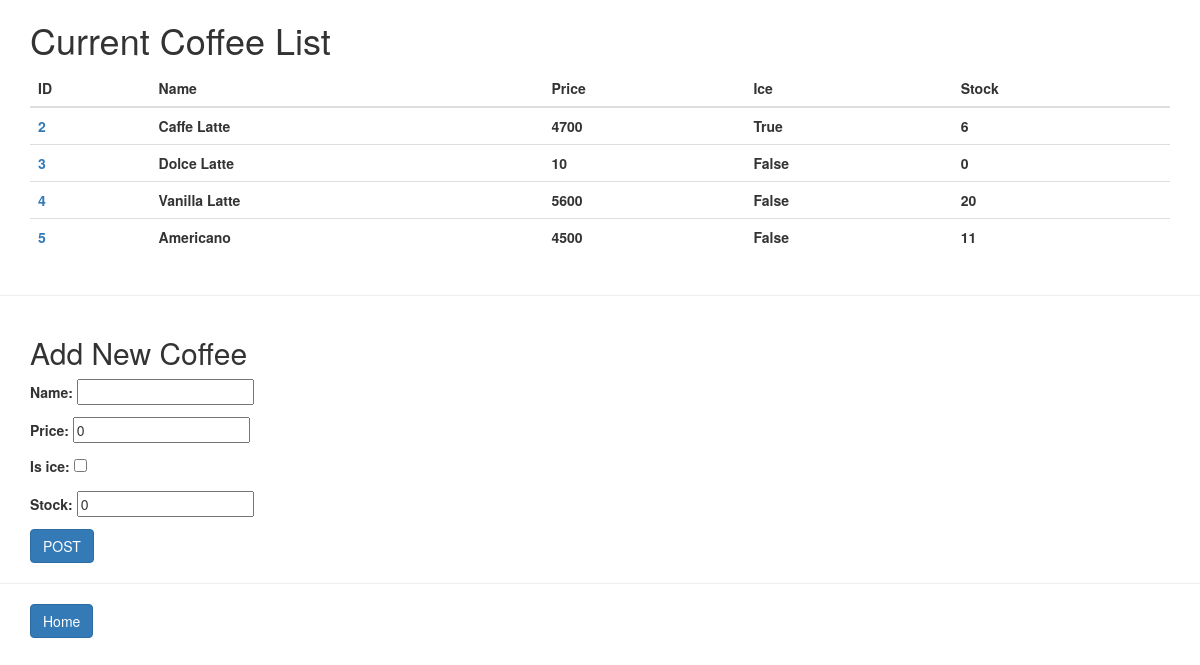
The app's page /coffees/ with its own data.
### stock/models.py (models this page shows, shortened)
class Coffee(models.Model):
    cid = models.AutoField(primary_key=True)
    name = models.CharField(default="", max_length=30, unique=True)
    price = models.IntegerField(default=0)
    is_ice = models.BooleanField(default=False)
    stock = models.IntegerField(default=0)

### stock/views.py (the view)
# urls.py: path('coffees/', coffee_view),
def coffee_view(request, pk=None):
    if pk:
        try:
            coffee = Coffee.objects.get(cid=pk)
        except Exception as err:
            return HttpResponse(f"Coffee ID '{pk}' does not exist!")
        method = request.POST.get('_method', '')
        print(method)
        if method == 'PUT':
            put_form = CoffeeForm(request.POST)
            print(put_form.is_valid())
            coffee.name = put_form['name'].value()
            coffee.price = put_form['price'].value()
            coffee.is_ice = put_form['is_ice'].value()
            coffee.stock = put_form['stock'].value()
            coffee.save()
            return redirect('/coffees')
        elif method == 'DELETE':
            coffee.delete()
            return redirect('/coffees')
        coffee_all = [coffee]
        put_form = CoffeeForm()
        return render(request, 'coffee.html', {
        "coffee_list" : coffee_all,
        "coffee_put" : put_form,
        "pk":pk
        })
    else:
        coffee_all = Coffee.objects.all()
        if request.method == 'POST':
            post_form = CoffeeForm(request.POST)
            if post_form.is_valid():
                post_form.save()
            return redirect('/coffees')
        post_form = CoffeeForm()
        return render(request, 'coffee.html', {
            "coffee_list" : coffee_all,
            "coffee_post" : post_form,
            "pk":pk
            })

### stock/forms.py
class CoffeeForm(forms.ModelForm):
    class Meta:
        model = Coffee
        fields = ('name', 'price', 'is_ice', 'stock')

### stock/template/coffee.html (shortened to what this page needs)
<!DOCTYPE html>
<html>
    <head>
        <link rel="stylesheet" href="https://maxcdn.bootstrapcdn.com/bootstrap/3.3.2/css/bootstrap.min.css">
    </head>
    <body>
        <div class="container">
            <h1>Current Coffee List</h1>
            <table class="table">
                <thead>
                    <tr>
                        <th scope="col">ID</th>
                        <th scope="col">Name</th>
                        <th scope="col">Price</th>
                        <th scope="col">Ice</th>
                        <th scope="col">Stock</th>
                    </tr>
                </thead>
                <tbody>
                    {% for coffee in coffee_list %}
                        <tr>
                            <th scope="col"><a  href="/coffees/{{ coffee.cid }}">{{ coffee.cid }}</a></th>
                            <th scope="col">{{ coffee.name }}</th>
                            <th scope="col">{{ coffee.price }}</th>
                            <th scope="col">{{ coffee.is_ice }}</th>
                            <th scope="col">{{ coffee.stock }}</th>
                        </tr>
                    {% endfor %}
                </tbody>
            </table>
        </div>
        <hr color="black">
    {% if not pk %}
        <div class="container">
            <h2>Add New Coffee</h2>
            <form method="POST">{% csrf_token %}
                {{ coffee_post.as_p }}
                <button class="btn btn-primary" type="submit">POST</button>
            </form>
        </div>
    {% endif %}
    <hr>
    <div class="container"iv>
        <button class="btn btn-primary" onclick="location.href = '/'">
            Home
        </button>
    </div>
    </body>
</html>

### records on screen
Coffee: cid "2", name "Caffe Latte", price "4700", is_ice "True", stock "6"
Coffee: cid "3", name "Dolce Latte", price "10", is_ice "False", stock "0"
Coffee: cid "4", name "Vanilla Latte", price "5600", is_ice "False", stock "20"
Coffee: cid "5", name "Americano", price "4500", is_ice "False", stock "11"
